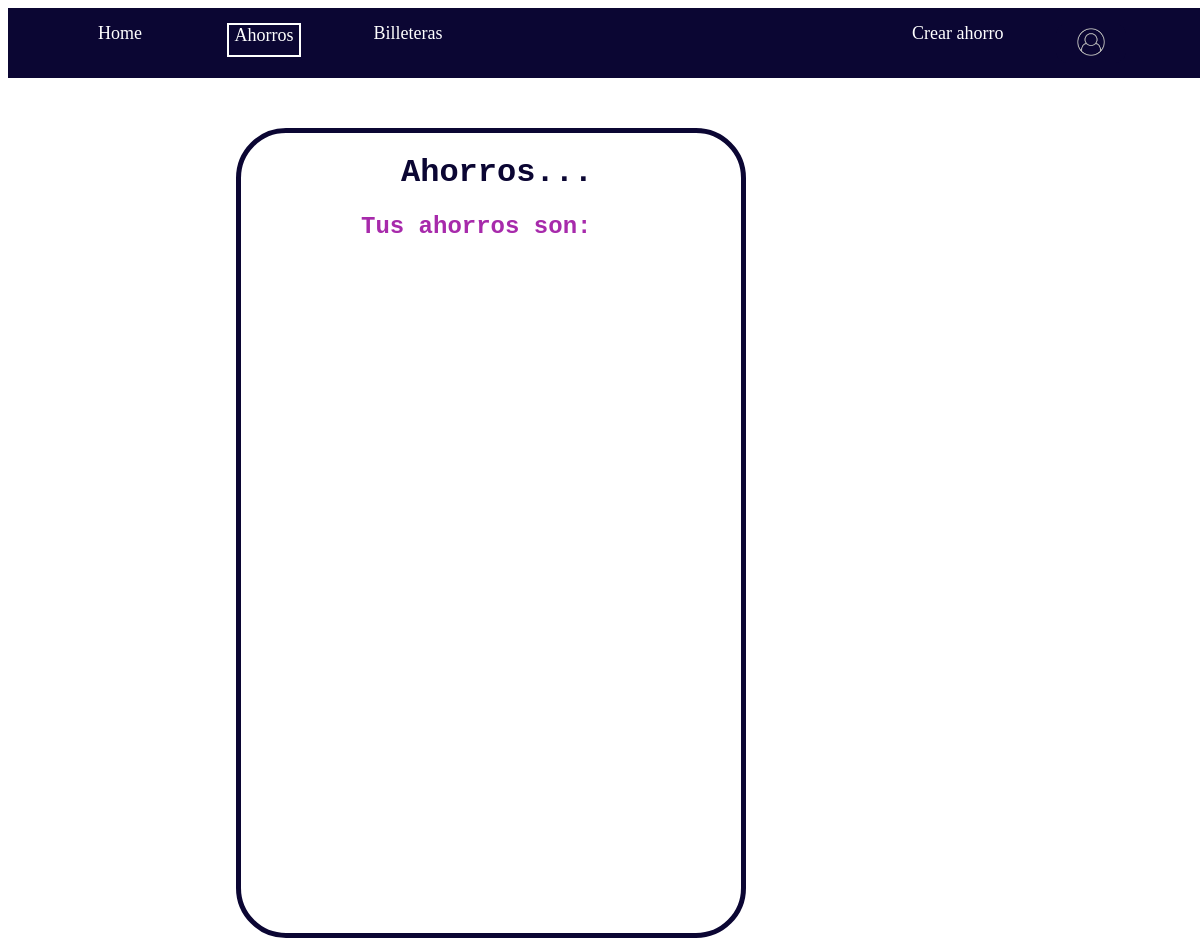
Page /ahorros/ (signed in) on the earlier database version.
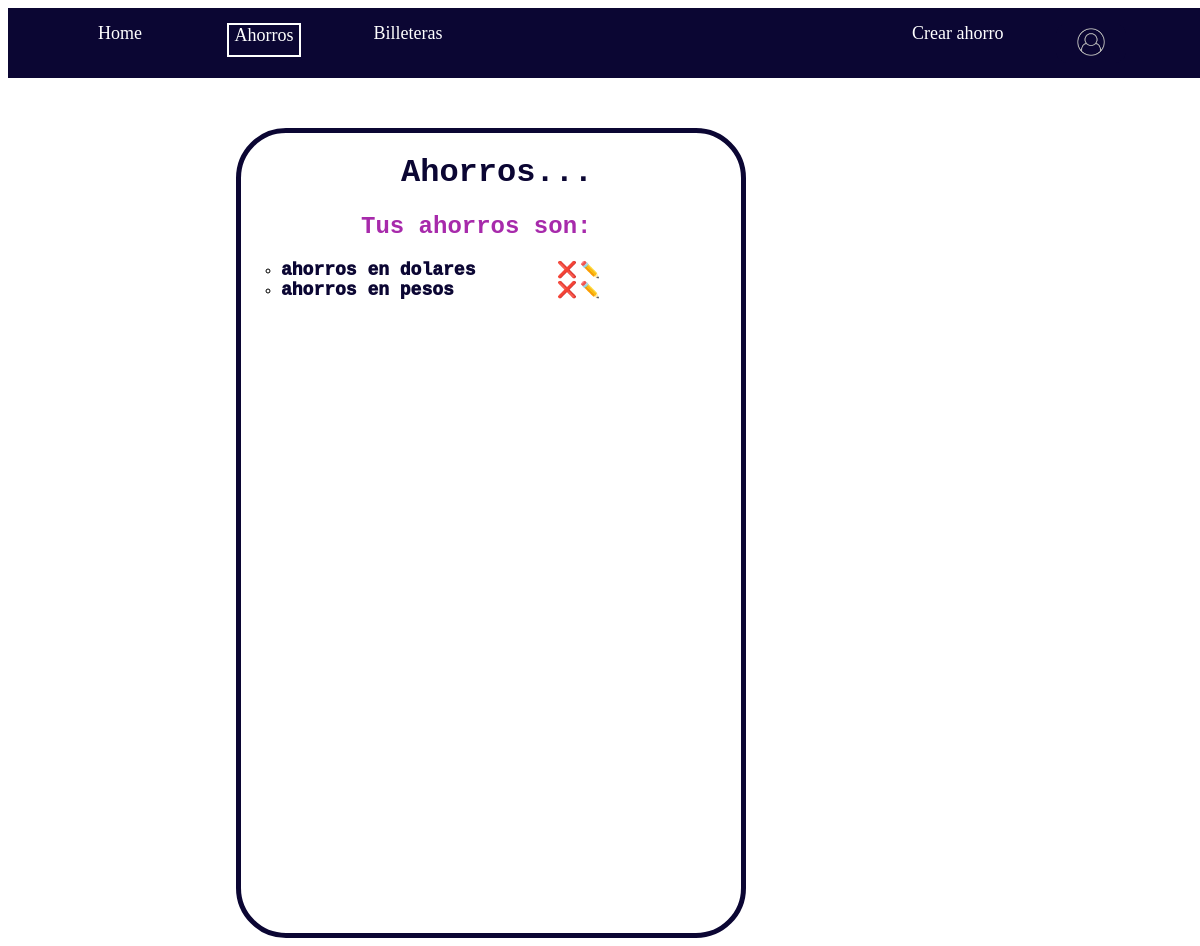
Same page on the later database version.
### ahorros/models.py (models this page shows, shortened)
class Ahorro(models.Model):
    nombre_ahorro = models.CharField(max_length = 40)
    fecha_creacion = models.DateTimeField("date published")
    cantidad_dinero = models.FloatField(default = 0)
    usuario_id = models.ForeignKey(User,on_delete=models.CASCADE,default=usuario.pk)

### ahorros/views.py (the view)
# urls.py: path("", views.ahorros, name="ahorros"),
@login_required(login_url='/home/login')
def ahorros(request):
    user = User.objects.get(pk=request.user.pk)
    ahorros=Ahorro.objects.all()
    ahorros = ahorros.filter(usuario_id=user.pk)
    return render(request,'ahorros.html',{'ahorros':ahorros})

### ahorros/templates/ahorros.html (shortened to what this page needs)
{% load static %}
<!DOCTYPE html>
<html lang="en">
<head>
    <link rel="stylesheet" href="{% static '/styles/estilos_ahorros.css' %}">
</head>
<body>
    <nav class="navbar">
        <ul class="nav_container">
            <li class="li1"><a href="/home">Home</a></li>
            <li class="li2"><a class="link_pagina_actual" href="/ahorros">Ahorros</a></li>
            <li class="li3"><a href="/billetera">Billeteras</a></li>
            <li class="crear"><a href={% url 'crear_ahorro' %}>Crear ahorro</a></li>
            <div class="dropdown">
                <button class="contenedor_user_image"><img class="user_image" src="{% static 'user_image.png' %}" alt="user_image"></button>
            </div>
        </ul>
    </nav>
    <div class="contenido" id="contenedor_ahorros">
        <h1 id="titulo_ahorros">Ahorros...</h1>
        <h2 id="subtitulo_ahorros">Tus ahorros son:</h2>
        <ul class="coin">
        {% for ahorro in ahorros %}
            <div class="contenedor_ahorros">
                <li class="contenedor_elemento_categoria"><a id="link_ahorro"href="/ahorros/{{ahorro.pk}}">{{ahorro.nombre_ahorro}}</a></li>
                <a class="eliminar_ahorro"href="/ahorros/{{ahorro.pk}}/eliminar_ahorro">❌</a>
                <a class="modificar_ahorro"href="/ahorros/{{ahorro.pk}}/modificar_ahorro">✏️</a>
            </div>
                {% endfor %}
        </ul>
    </div>
</body>
</html>

### ahorros/static/styles/estilos_ahorros.css (style rules this page uses)
:root { --color1:#0b0633; --color2: #e3f6f5; --color3: #ff4949; --color4:#ffffff; --color5:black; --color6: white; --color7: #A72AAB; }
body { background-color:var(--color4); width:95vw; padding:0; }
.nav_container { background-color:var(--color1); color:var(--color5); display: grid; width:96vw; height:70px; grid-template-columns: 1fr 1fr 1fr 1fr 1fr 1fr 1fr 1fr; grid-template-rows: 1fr 1fr 1fr; margin:0; }
.navbar li { list-style: none; }
.navbar a { text-decoration:none; color:var(--color6); font-size:large; }
.li1 { grid-column:1/2; grid-row: 2/3; justify-self: center; }
.li2 { grid-column:2/3; grid-row: 2/3; justify-self: center; }
.li3 { grid-column:3/4; grid-row: 2/3; justify-self: center; }
.contenido { margin-top:50px; font-family:'Courier New', Courier, monospace; margin-left:20%; }
.crear { grid-column:7/8; grid-row: 2/3; font-family:cursive; font-size:x-small; }
#contenedor_ahorros { width:500px; height:100vh; border-color:var(--color1); border-style:solid; border-radius:50px; border-width: 5px; }
button { color:var(--color2); background-color:var(--color1); border-style:solid; border-width: 1px; border-color:var(--color1); height: 40px; width: 70px; border-radius:10px; }
.contenedor_elemento_categoria { list-style: circle; }
#titulo_ahorros { color:var(--color1); margin-left:160px; }
#subtitulo_ahorros { color:var(--color7); margin-left:120px; }
.link_pagina_actual { display:flex; justify-content: center; height:30px; width:70px; border-style:solid; border-color:var(--color4); border-width: 2px; background-color:var(--color); }
#link_ahorro { text-decoration:none; color:var(--color1); font-weight: 1000; font-size:large; }
.contenedor_ahorros { display:grid; grid-template-columns:60% 5% 5%; }
.contenedor_elemento_categoria { grid-column:1/2; }
.eliminar_ahorro { text-decoration:none; grid-column:2/3; }
.modificar_ahorro { text-decoration:none; grid-column:3/4; }
.dropdown { grid-row:2/3; grid-column:8/9; display: inline-block; position: relative; }
.user_image { width:30px; height:30px; }

Differences in the rows shown:
added Ahorro: nombre_ahorro "ahorros en dolares"
added Ahorro: nombre_ahorro "ahorros en pesos"
